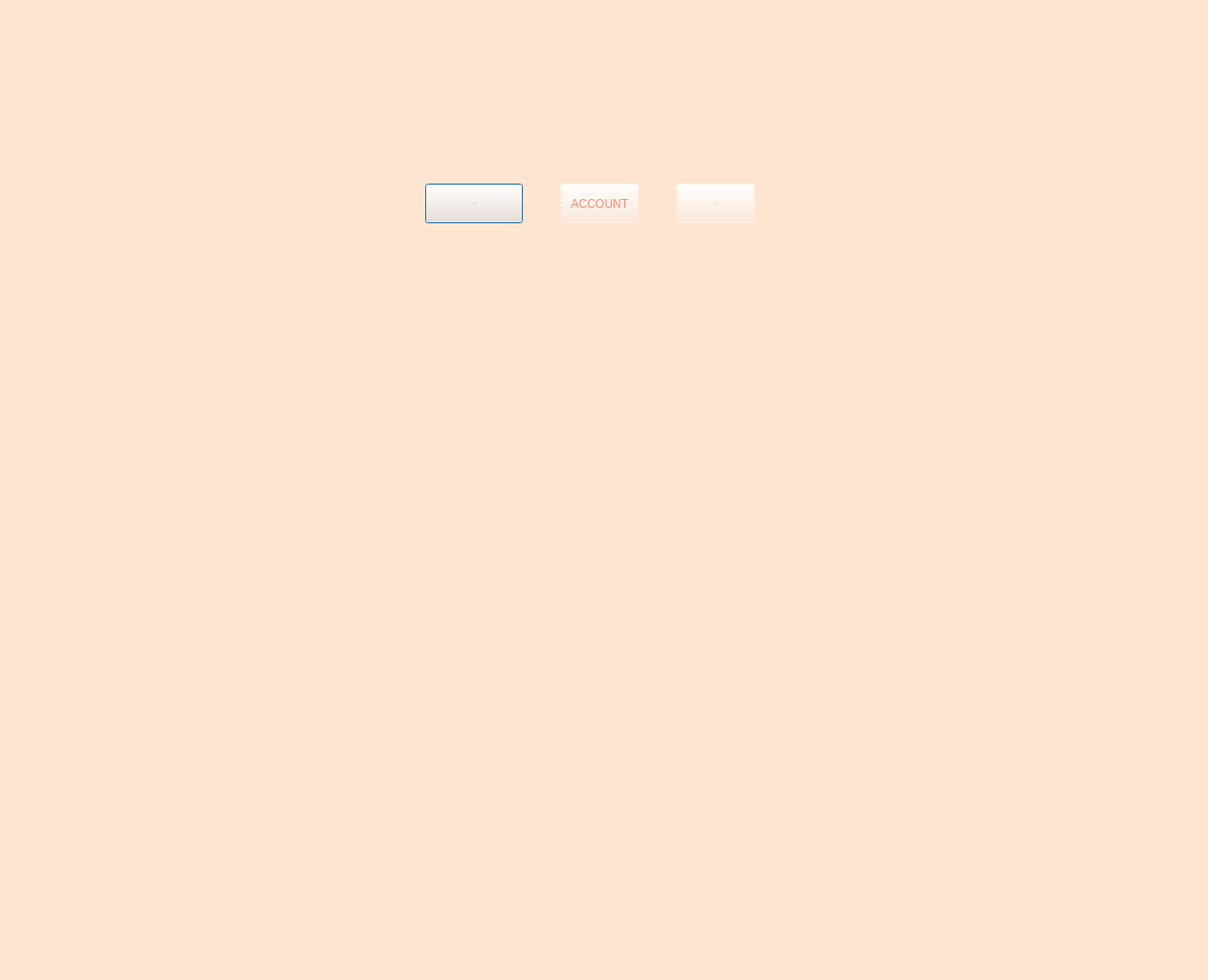
<?xml version="1.0" encoding="UTF-8"?>
<ui version="4.0">
 <class>memberAccountViewV2</class>
 <widget class="QDialog" name="memberAccountViewV2">
  <property name="geometry">
   <rect>
    <x>0</x>
    <y>0</y>
    <width>1250</width>
    <height>1014</height>
   </rect>
  </property>
  <property name="windowTitle">
   <string>Dialog</string>
  </property>
  <property name="styleSheet">
   <string notr="true">QDialog{
	background: #FFE5D0;
	font-family: Montserrat;
}</string>
  </property>
  <widget class="QLabel" name="logoImage">
   <property name="geometry">
    <rect>
     <x>400</x>
     <y>70</y>
     <width>441</width>
     <height>61</height>
    </rect>
   </property>
   <property name="text">
    <string/>
   </property>
   <property name="pixmap">
    <pixmap resource="resources.qrc">:/resources/images/bblLogo.png</pixmap>
   </property>
  </widget>
  <widget class="QPushButton" name="viewCatalogue">
   <property name="geometry">
    <rect>
     <x>440</x>
     <y>190</y>
     <width>101</width>
     <height>41</height>
    </rect>
   </property>
   <property name="font">
    <font>
     <family>Montserrat</family>
     <pointsize>-1</pointsize>
     <weight>62</weight>
     <italic>false</italic>
     <bold>true</bold>
    </font>
   </property>
   <property name="styleSheet">
    <string notr="true">QPushButton{
	background-color: rgba(255, 229, 208,0);
	color: rgb(255, 136, 108);
	font: 500 14px &quot;Montserrat&quot;;
}</string>
   </property>
   <property name="text">
    <string>CATALOGUE</string>
   </property>
  </widget>
  <widget class="QPushButton" name="viewAccount">
   <property name="geometry">
    <rect>
     <x>580</x>
     <y>190</y>
     <width>81</width>
     <height>41</height>
    </rect>
   </property>
   <property name="styleSheet">
    <string notr="true">QPushButton{
	background-color: rgba(255, 229, 208,0);
	color: rgb(255, 136, 108);
	font: 500 14px &quot;Montserrat&quot;;
}</string>
   </property>
   <property name="text">
    <string>ACCOUNT</string>
   </property>
  </widget>
  <widget class="QPushButton" name="viewCatalogue_2">
   <property name="geometry">
    <rect>
     <x>700</x>
     <y>190</y>
     <width>81</width>
     <height>41</height>
    </rect>
   </property>
   <property name="font">
    <font>
     <family>Montserrat</family>
     <pointsize>-1</pointsize>
     <weight>62</weight>
     <italic>false</italic>
     <bold>true</bold>
    </font>
   </property>
   <property name="styleSheet">
    <string notr="true">QPushButton{
	background-color: rgba(255, 229, 208,0);
	color: rgb(255, 136, 108);
	font: 500 14px &quot;Montserrat&quot;;
}</string>
   </property>
   <property name="text">
    <string>LOG OUT</string>
   </property>
  </widget>
 </widget>
 <resources>
  <include location="resources.qrc"/>
 </resources>
 <connections/>
</ui>
